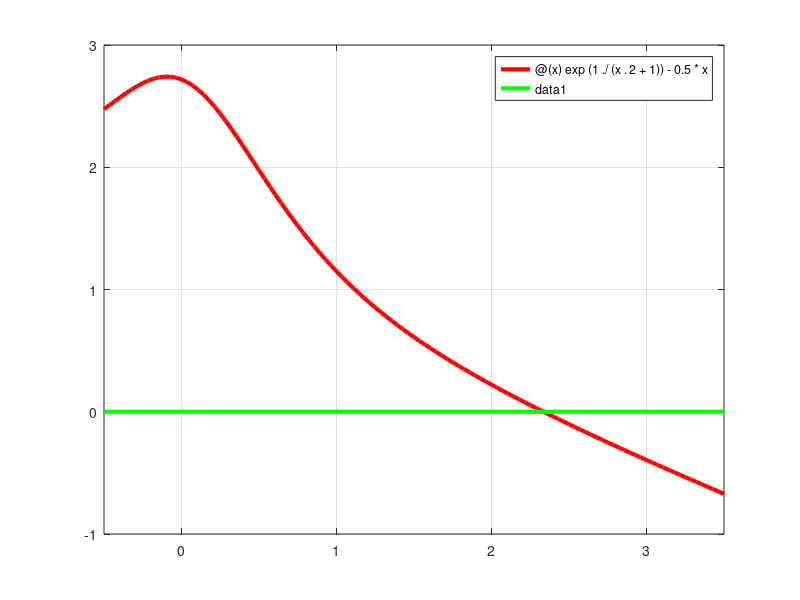

Reproduce this figure in MATLAB. (Note: this script raises an error after producing the figure.)
% NoMoreHomework

% ESCRIU NOM I COGNOMS
% NOM     = 
% COGNOMS = 
%interval inicial i funció
a = -0.5;
b = 3.5;
f = @(x) exp(1./(x.^2+1)) - 0.5*x;  %la funció definida 'inline' on x és un vector
%ULL amb les operacions entre vectors ja que cal posar un . davant de *,^,/

% Fes la gràfica de f tal com et demanen
fplot(f, [a b], '-r', 'LineWidth', 3)

grid on    %afegim una malla
hold on    %sobreposem una línea a l'interval
plot([a b],[0 0],'-g','LineWidth', 3) 
hold off
%No facis cas d'aquestes instruccions 
g=gca;
if length(g.Children) < 2
    % no s'ha fet la gràfica
    color = NaN;
    line = NaN;
    Xinterval = NaN;
else
    g2=g.Children(2);
    color=g2.Color;
    line=g2.LineWidth;
    Xinterval=g.XLim;
end
